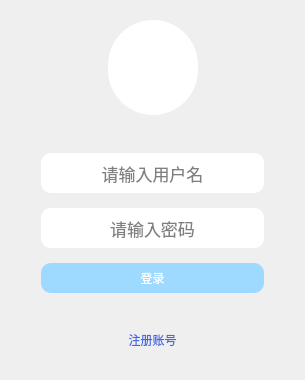
<?xml version="1.0" encoding="UTF-8"?>
<ui version="4.0">
 <class>LoginView</class>
 <widget class="QWidget" name="LoginView">
  <property name="geometry">
   <rect>
    <x>0</x>
    <y>0</y>
    <width>305</width>
    <height>380</height>
   </rect>
  </property>
  <property name="windowTitle">
   <string>Form</string>
  </property>
  <property name="styleSheet">
   <string notr="true">QToolButton{
	background-color: rgba(0, 0, 0,0);
	border: none;
}

QToolButton#btnClose:hover{
	background-color: rgb(255, 0, 0);
}

QLabel#labelProfile{
	background-color: rgb(255, 255, 255);
	border-radius: 45px;
}

QLineEdit{
	border: none;
	border-radius: 10px;
}

QPushButton{
	background-color: rgba(0, 0, 0, 0);
}

QPushButton#btnLogin{
	background-color: rgb(158, 218, 255);
	color:rgb(255,255,255);
	border:none;
	border-radius:10px;
}

QPushButton#btnLogin:hover{
	background-color: rgb(0, 141, 235);
}

QPushButton#btnRegister{
	color:rgb(65, 105, 225);
	border:none;
	border-radius:10px;
}

QPushButton#btnRegister:hover{
	color: rgb(15, 55, 185);
}

</string>
  </property>
  <layout class="QGridLayout" name="gridLayout">
   <item row="0" column="0">
    <widget class="QWidget" name="center_widget" native="true">
     <property name="sizePolicy">
      <sizepolicy hsizetype="Preferred" vsizetype="Preferred">
       <horstretch>0</horstretch>
       <verstretch>0</verstretch>
      </sizepolicy>
     </property>
     <layout class="QVBoxLayout" name="verticalLayout">
      <property name="spacing">
       <number>15</number>
      </property>
      <property name="leftMargin">
       <number>30</number>
      </property>
      <property name="rightMargin">
       <number>30</number>
      </property>
      <property name="bottomMargin">
       <number>20</number>
      </property>
      <item>
       <layout class="QHBoxLayout" name="horizontalLayout_2">
        <item>
         <spacer name="horizontalSpacer_2">
          <property name="orientation">
           <enum>Qt::Horizontal</enum>
          </property>
          <property name="sizeHint" stdset="0">
           <size>
            <width>40</width>
            <height>20</height>
           </size>
          </property>
         </spacer>
        </item>
        <item>
         <widget class="QLabel" name="labelProfile">
          <property name="minimumSize">
           <size>
            <width>90</width>
            <height>95</height>
           </size>
          </property>
          <property name="text">
           <string/>
          </property>
          <property name="pixmap">
           <pixmap resource="../../ChatSystem/imgs.qrc">:/images/images/kita2.jpg</pixmap>
          </property>
          <property name="scaledContents">
           <bool>false</bool>
          </property>
          <property name="margin">
           <number>10</number>
          </property>
         </widget>
        </item>
        <item>
         <spacer name="horizontalSpacer_3">
          <property name="orientation">
           <enum>Qt::Horizontal</enum>
          </property>
          <property name="sizeHint" stdset="0">
           <size>
            <width>40</width>
            <height>20</height>
           </size>
          </property>
         </spacer>
        </item>
       </layout>
      </item>
      <item>
       <spacer name="verticalSpacer_2">
        <property name="orientation">
         <enum>Qt::Vertical</enum>
        </property>
        <property name="sizeHint" stdset="0">
         <size>
          <width>20</width>
          <height>40</height>
         </size>
        </property>
       </spacer>
      </item>
      <item>
       <widget class="QLineEdit" name="accountEdit">
        <property name="sizePolicy">
         <sizepolicy hsizetype="Expanding" vsizetype="Fixed">
          <horstretch>0</horstretch>
          <verstretch>0</verstretch>
         </sizepolicy>
        </property>
        <property name="minimumSize">
         <size>
          <width>0</width>
          <height>40</height>
         </size>
        </property>
        <property name="font">
         <font>
          <pointsize>13</pointsize>
         </font>
        </property>
        <property name="alignment">
         <set>Qt::AlignCenter</set>
        </property>
        <property name="placeholderText">
         <string>请输入用户名</string>
        </property>
       </widget>
      </item>
      <item>
       <widget class="QLineEdit" name="passwordEdit">
        <property name="sizePolicy">
         <sizepolicy hsizetype="Expanding" vsizetype="Fixed">
          <horstretch>0</horstretch>
          <verstretch>0</verstretch>
         </sizepolicy>
        </property>
        <property name="minimumSize">
         <size>
          <width>0</width>
          <height>40</height>
         </size>
        </property>
        <property name="font">
         <font>
          <pointsize>13</pointsize>
         </font>
        </property>
        <property name="echoMode">
         <enum>QLineEdit::Password</enum>
        </property>
        <property name="alignment">
         <set>Qt::AlignCenter</set>
        </property>
        <property name="placeholderText">
         <string>请输入密码</string>
        </property>
       </widget>
      </item>
      <item>
       <widget class="QPushButton" name="btnLogin">
        <property name="sizePolicy">
         <sizepolicy hsizetype="Minimum" vsizetype="Fixed">
          <horstretch>0</horstretch>
          <verstretch>0</verstretch>
         </sizepolicy>
        </property>
        <property name="minimumSize">
         <size>
          <width>0</width>
          <height>30</height>
         </size>
        </property>
        <property name="text">
         <string>登录</string>
        </property>
       </widget>
      </item>
      <item>
       <spacer name="verticalSpacer">
        <property name="orientation">
         <enum>Qt::Vertical</enum>
        </property>
        <property name="sizeHint" stdset="0">
         <size>
          <width>20</width>
          <height>40</height>
         </size>
        </property>
       </spacer>
      </item>
      <item>
       <widget class="QPushButton" name="btnRegister">
        <property name="text">
         <string>注册账号</string>
        </property>
       </widget>
      </item>
     </layout>
    </widget>
   </item>
  </layout>
 </widget>
 <resources>
  <include location="../../ChatSystem/imgs.qrc"/>
 </resources>
 <connections/>
</ui>
